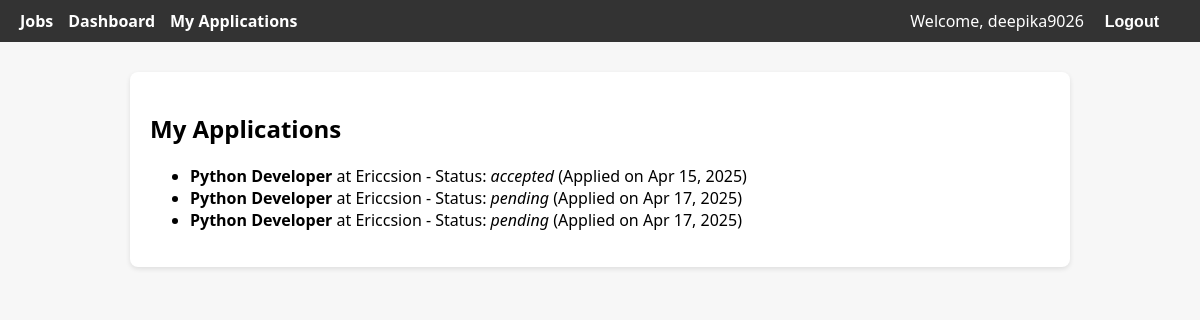
Page /my-applications/ (signed in) on the committed database.
### core/models.py (models this page shows, shortened)
class Application(models.Model):
    STATUS_CHOICES = [
        ('pending', 'Pending'),
        ('accepted', 'Accepted'),
        ('rejected', 'Rejected'),
    ]
    user = models.ForeignKey(User, on_delete=models.CASCADE, null=True)
    job = models.ForeignKey(Job, on_delete=models.CASCADE)
    name = models.CharField(max_length=100)
    email = models.EmailField(default='')
    resume = models.FileField(upload_to='resumes/')
    applied_at = models.DateTimeField(auto_now_add=True)
    status = models.CharField(max_length=10, choices=STATUS_CHOICES, default='pending')

class Job(models.Model):
    JOB_TYPE = (
        ('Full Time', 'Full Time'),
        ('Part Time', 'Part Time'),
        ('Internship', 'Internship'),
    )
    title = models.CharField(max_length=100)
    company = models.CharField(max_length=100)
    description = models.TextField()
    location = models.CharField(max_length=100)
    job_type = models.CharField(max_length=20, choices=JOB_TYPE)
    posted_by = models.ForeignKey(User, on_delete=models.CASCADE)
    created_at = models.DateTimeField(auto_now_add=True)

### core/views.py (the view)
# urls.py: path('my-applications/', views.my_applications, name='my_applications'),
@login_required
def my_applications(request):
    applications = Application.objects.filter(user=request.user).select_related('job')
    return render(request, 'core/my_applications.html', {'applications': applications})

### core/templates/core/my_applications.html
{% extends 'base.html' %}
{% block content %}
<h2>My Applications</h2>
{% if applications %}
  <ul>
    {% for application in applications %}
      <li>
        <strong>{{ application.job.title }}</strong> at {{ application.job.company }}
        - Status: <em>{{ application.status }}</em>
        (Applied on {{ application.applied_at|date:"M d, Y" }})
      </li>
    {% endfor %}
  </ul>
{% else %}
  <p>You haven't applied for any jobs yet.</p>
{% endif %}
{% endblock %}

### core/templates/base.html (shortened to what this page needs)
<!DOCTYPE html>
<html>
<head>
</head>
<body>
    <nav>
        <div class="left">
            <a href="{% url 'job_list' %}">Jobs</a>
            {% if user.is_authenticated %}
                <a href="{% url 'user_dashboard' %}">Dashboard</a>
                <a href="{% url 'my_applications' %}">My Applications</a>
            {% endif %}
        </div>
        <div class="right">
            {% if user.is_authenticated %}
                <span>Welcome, {{ user.username }}</span>
                <form action="{% url 'logout' %}" method="post" style="display: inline;">
                    <button type="submit">Logout</button>
                </form>
            {% else %}
                <a href="{% url 'login' %}">Login</a>
                <a href="{% url 'register' %}">Register</a>
            {% endif %}
        </div>
    </nav>
    <div class="container">
        {% block content %}
        {% endblock %}
    </div>
</body>
</html>

### core/templates/base.html (style rules this page uses)
body { font-family: 'Segoe UI', sans-serif; background-color: #f7f7f7; margin: 0; padding: 0; }
nav { background-color: #333; color: #fff; padding: 10px 20px; display: flex; justify-content: space-between; align-items: center; }
nav .left, nav .right { display: flex; align-items: center; }
nav a, nav form button { color: #fff; margin-right: 15px; text-decoration: none; font-weight: bold; background: none; border: none; cursor: pointer; font-size: 1em; }
nav span { margin-right: 15px; }
.container { max-width: 900px; margin: 30px auto; background-color: #fff; padding: 20px; border-radius: 8px; box-shadow: 0 2px 5px rgba(0,0,0,0.1); }

### rows in the picture
Application: job "Python Developer", job.company "Ericcsion", status "accepted", applied_at "Apr 15, 2025"
Application: job "Python Developer", job.company "Ericcsion", status "pending", applied_at "Apr 17, 2025"
Application: job "Python Developer", job.company "Ericcsion", status "pending", applied_at "Apr 17, 2025"

### other values in the picture
{{ user.username }} "deepika9026"
